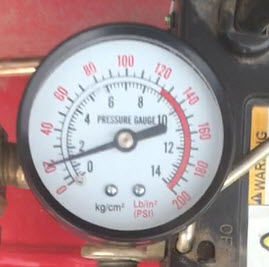
#> input picture images/meter1.jpg, 269 x 267 px, found by its file name; its folder holds only this picture in this run
$ python main.py 1.0 1.0 --src images/meter1.jpg
#> lines starting #> are read from the running program, lines starting #| are printed output that depends on the picture; after the words box and inside, x2 and y2 are one past the last pixel; in counts of white or black regions, pixels touching at a corner belong together
### analog_meter_reader/utils.py
from typing import Tuple

import numpy as np
import cv2


def get_average_of_circles(
        circles: np.ndarray,
        num_circles: int) -> Tuple[int, int, int]:
    '''ハフ変換で取得した円の中心座標と半径それぞれの平均値を返す関数

    Args:
        circles: ハフ変換で検出した円
        num_circles: 検出した円の数

    Returns:
        [円の中心x座標, 円の中心y座標, 円の半径]
    '''
    average_x = 0
    average_y = 0
    average_r = 0
    for i in range(num_circles):
        average_x = average_x + circles[0][i][0]
        average_y = average_y + circles[0][i][1]
        average_r = average_r + circles[0][i][2]
    average_x = int(average_x / num_circles)
    average_y = int(average_y / num_circles)
    average_r = int(average_r / num_circles)
    return average_x, average_y, average_r


def dist2pts(x1, y1, x2, y2):
    return np.sqrt((x2 - x1) ** 2 + (y2 - y1) ** 2)


def calc_rad(x, y):
    return np.arctan(np.divide(float(y), float(x)))


def img2gray(img: np.ndarray) -> np.ndarray:
    return cv2.cvtColor(img, cv2.COLOR_BGR2GRAY)

### analog_meter_reader/center/find_center.py
from typing import Tuple, Union
import numpy as np
import cv2

from analog_meter_reader.utils import get_average_of_circles


def get_circle_center_and_radius(
        gray: np.ndarray) -> Union[Tuple[int, int, int], None]:
    '''対象画像から、メータの中心座標と半径を取得する

    Args:
        img: 入力画像

    Returns:
        (メータの中心x座標, メータの中心y座標, メータの半径)
    '''
    height, _ = gray.shape[:2]
    circles: Union[None, np.ndarray] = cv2.HoughCircles(
        gray,
        cv2.HOUGH_GRADIENT,
        dp=1,
        minDist=20,
        circles=np.array([]),
        param1=100,
        param2=50,
        minRadius=int(height * 0.35),
        maxRadius=int(height * 0.5)
    )
    if circles is None:
        return None
    return get_average_of_circles(circles, circles.shape[1])

### analog_meter_reader/needle/angle.py
from typing import Tuple

import cv2
import numpy as np

from analog_meter_reader.utils import dist2pts, calc_rad

REFERENCE_START_ANGLE = 35
REFERENCE_END_ANGLE = 330


def get_needle_angle(
        x1: int,
        y1: int,
        x2: int,
        y2: int,
        center_x: int,
        center_y: int) -> float:
    '''真下を0度としたときの針の角度を返す

    Args:
        x1: 針の開始x座標
        y1: 針の開始y座標
        x2: 針の終了x座標
        y2: 針の終了y座標
        center_x: メータの中心x座標
        center_y: メータの中心y座標
    '''
    dist_pt_0 = dist2pts(center_x, center_y, x1, y1)
    dist_pt_1 = dist2pts(center_x, center_y, x2, y2)
    if (dist_pt_0 > dist_pt_1):
        x_for_angle = x1 - center_x
        y_for_angle = center_y - y1
    else:
        x_for_angle = x2 - center_x
        y_for_angle = center_y - y2

    rad = calc_rad(x_for_angle, y_for_angle)
    deg = np.rad2deg(rad)
    if x_for_angle > 0 and y_for_angle > 0:
        result = 270 - deg
    if x_for_angle < 0 and y_for_angle > 0:
        result = 90 - deg
    if x_for_angle < 0 and y_for_angle < 0:
        result = 90 - deg
    if x_for_angle > 0 and y_for_angle < 0:
        result = 270 - deg
    return float(result)


def get_needle_angle_range(
        gray: np.ndarray,
        center_x: int,
        center_y: int,
        r: int,
        interval: int = 36,
        separation: int = 10) -> Tuple[float, float]:
    # 必要な領域抽出
    def get_meter_region(img, vertices):
        mask = np.zeros_like(img)
        cv2.fillPoly(mask, vertices, 255)
        masked_img = cv2.bitwise_and(img, mask)
        return masked_img
    vertices = np.zeros((interval, 2))
    for i in range(interval):
        angle = separation * i * np.pi / 180
        for j in range(2):
            vertices[i][j] = center_x + 0.8 * r * np.cos(angle) if j % 2 == 0 \
                else center_y + 0.8 * r * np.sin(angle)
    # 輪郭抽出
    canny = cv2.Canny(gray, 200, 20)
    cropped_img = get_meter_region(canny, np.array([vertices], np.int32))
    contours, _ = cv2.findContours(
        cropped_img,
        cv2.RETR_EXTERNAL,
        cv2.CHAIN_APPROX_NONE
    )
    target_cnt_list = []
    for contour in contours:
        area = cv2.contourArea(contour)
        if area < 15:
            target_cnt_list.append(contour)
    # 角度の最小値と最大値取得
    min_angle = 90
    max_angle = 270
    for i in range(len(target_cnt_list)):
        cnt = target_cnt_list[i]
        cnt = cnt.reshape(len(cnt), 2)
        x1, y1 = np.mean(cnt, axis=0)
        x_len = x1 - center_x
        y_len = center_y - y1
        rad = calc_rad(abs(x_len), abs(y_len))
        deg = np.rad2deg(rad)
        if x_len < 0 and y_len < 0:
            start_angle = 90 - deg
            if start_angle > REFERENCE_START_ANGLE:
                if start_angle < min_angle:
                    min_angle = start_angle
        elif x_len > 0 and y_len < 0:
            end_angle = 270 + deg
            if end_angle < REFERENCE_END_ANGLE:
                if end_angle > max_angle:
                    max_angle = end_angle
    return float(min_angle), float(max_angle)


def angle2meter_value(
        needle_angle: float,
        min_angle,
        max_angle,
        min_value,
        max_value) -> float:
    value_range = max_value - min_value
    angle_range = max_angle - min_angle
    angle_ratio = (needle_angle - min_angle) / angle_range
    return float(angle_ratio * value_range + min_value)


# [53 lines left out: function plot_angle_into_img, not called in this run]

### analog_meter_reader/needle/find_needle.py
from typing import Tuple, Union

import cv2
import numpy as np

from analog_meter_reader.utils import dist2pts


def get_needle_cood(
        gray: np.ndarray,
        center_x: int,
        center_y: int,
        r: int) -> Union[Tuple[int, int, int, int], None]:
    '''ハフ変換により、針の直線座標を返す

    Args:
        gray: ハフ変換対象画像
        center_x: 中心x座標
        center_y: 中心y座標
        r: メータ半径

    Returns:
        * 針が見つかった場合:
            [開始x座標, 開始y座標, 終了x座標, 終了y座標]
        * 針が見つからなかった場合:
            None
    '''
    _, gray = cv2.threshold(gray, 175, 255, cv2.THRESH_BINARY_INV)
    lines = cv2.HoughLinesP(
        image=gray,
        rho=3,
        theta=np.pi / 180,
        threshold=100,
        minLineLength=10,
        maxLineGap=0
    )
    diff1_lower_bound = 0.15
    diff1_upper_bound = 0.5
    diff2_lower_bound = 0.5
    diff2_upper_bound = 1.0
    for i in range(len(lines)):
        for x1, y1, x2, y2 in lines[i]:
            diff1 = dist2pts(center_x, center_y, x1, y1)
            diff2 = dist2pts(center_x, center_y, x2, y2)
            if (diff1 > diff2):
                diff1, diff2 = diff2, diff1
            if (
                    (diff1 < diff1_upper_bound * r) and
                    (diff1 > diff1_lower_bound * r) and
                    (diff2 < diff2_upper_bound * r) and
                    (diff2 > diff2_lower_bound * r)
            ):
                return x1, y1, x2, y2
    return None

### main.py
import argparse
import os
import copy

import cv2
import numpy as np

from analog_meter_reader.center.find_center import (
    get_circle_center_and_radius
)
from analog_meter_reader.needle.find_needle import get_needle_cood
from analog_meter_reader.utils import img2gray
from analog_meter_reader.needle.angle import (
    get_needle_angle_range,
    get_needle_angle,
    angle2meter_value,
    plot_angle_into_img
)

MANUAL_DST_DIR = 'image_for_manual'


def get_arg():
    parser = argparse.ArgumentParser()
    parser.add_argument('min', type=float, help='メータの最小値')
    parser.add_argument('max', type=float, help='メータの最大値')
    parser.add_argument('--src', help='入力画像名', default='meter3.png')
    parser.add_argument('--unit', help='メータの単位', default='℃')
    parser.add_argument('--manual',
                        help='角度のレンジをマニュアルで設定するフラグ',
                        action='store_true')
    return parser.parse_args()


def main(src: np.ndarray, min_value: float, max_value: float, manual: bool):
#> called with src = './images/images/meter1.jpg', min_value = 1, max_value = 1, manual = False
    img = cv2.imread(src)
#> img is the input picture: shape (267, 269, 3); mean B, G, R 144.6, 142.7, 162.1
    gray = img2gray(img)
#> in img2gray, `return cv2.cvtColor(img, cv2.COLOR_BGR2GRAY)`:
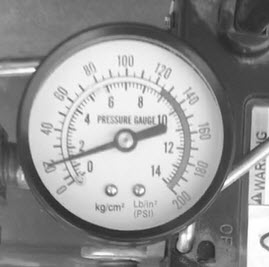
#> returned value: shape (267, 269); min 36, max 255, mean 148.7
    # メータの中心取得
    circle_info = get_circle_center_and_radius(gray)
#> in get_circle_center_and_radius, `circles: Union[None, np.ndarray] = cv2.HoughCircles( gray, cv2.HOUGH_G..`: circles = [[128.5, 128.5, 101.2], [119.5, 147.5, 108.2]]
#> the loop in get_average_of_circles, `for i in range(num_circles):` made 2 passes
#> (average_x, average_y, average_r) on passes 1 to 2: (128.5, 128.5, 101.2), (248, 276, 209.4)
#> after the loop in get_average_of_circles, `for i in range(num_circles):`: average_r = 209.4; average_x = 248; average_y = 276
#> in get_average_of_circles, `average_x = int(average_x / num_circles)`: average_x = 124
#> in get_average_of_circles, `average_y = int(average_y / num_circles)`: average_y = 138
#> in get_average_of_circles, `average_r = int(average_r / num_circles)`: average_r = 104
#> circle_info = (124, 138, 104)
    if circle_info is None:
        print('画像にメータが見つかりませんでした')
        exit(-1)
    center_x, center_y, r = circle_info
#> center_x = 124; center_y = 138; r = 104
    # メータの針の角度範囲取得
    separation = 10
    interval = int(360 / separation)
    if not manual:
        min_angle, max_angle = get_needle_angle_range(
            gray,
            center_x,
            center_y,
            r,
            interval,
            separation
        )
#> after the loop in get_needle_angle_range, `for i in range(interval):`: vertices = 36 pairs, first value 40.8 to 207.2, second value 54.8 to 221.2
#> in get_needle_angle_range, `canny = cv2.Canny(gray, 200, 20)`:
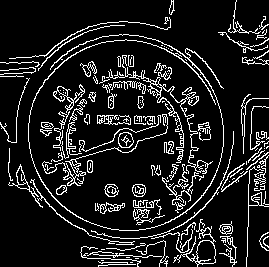
#> canny: shape (267, 269); 12.1% white in thin lines or dots
#> in get_meter_region, `cv2.fillPoly(mask, vertices, 255)`:
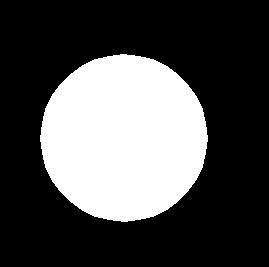
#> mask: shape (267, 269); 30.5% white; 1 white region, box (x1, y1, x2, y2) and area: (40, 54, 208, 222) 21896
#> in get_meter_region, `masked_img = cv2.bitwise_and(img, mask)`:
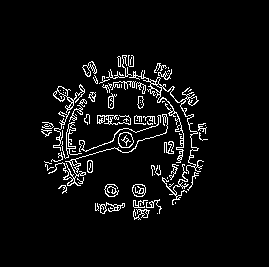
#> masked_img: shape (267, 269); 5.2% white in thin lines or dots, all inside (x1, y1, x2, y2) = (41, 55, 208, 220)
#> in get_needle_angle_range, `contours, _ = cv2.findContours( cropped_img, cv2.RETR_EXTERNAL, cv2.CH..`: contours = 74 contours, 50 with area under 20; largest, box (x1, y1, x2, y2) and area: (129, 70, 204, 174) 338, (53, 84, 85, 113) 208, (118, 132, 134, 148) 187, (48, 114, 168, 186) 150, (132, 184, 146, 197) 134
#> the loop in get_needle_angle_range, `for contour in contours:` made 74 passes
#> area on passes 2, 7, 8, 9, 11, 19, 20, 23, 27, 30, 35, 41: 46.5, 82, 24.5, 22, 134, 40.5, 26.5, 58, 45, 187, 90, 20
#> after the loop in get_needle_angle_range, `for contour in contours:`: target_cnt_list = 47 contours, all with area under 20
#> the loop in get_needle_angle_range, `for i in range(len(target_cnt_list)):` made 47 passes
#> (cnt, x1, y1, x_len, y_len, rad, deg, end_angle) on pass 5: ([[175, 202], [175, 203]], 175, 202.5, 51, -64.5, 0.902, 51.67, 321.7)
#> (cnt, x1, y1, x_len, y_len, rad, deg, end_angle) on passes 3, 8: ([[140, 203], [140, 204], [140, 205], [140, 204]], 140, 204, 16, -66, 1.33, 76.37, 346.4), ([[167, 177], [167, 178]], 167, 177.5, 43, -39.5, 0.743, 42.57, 312.6)
#> after the loop in get_needle_angle_range, `for i in range(len(target_cnt_list)):`: max_angle = 321.7; min_angle = 45.46
#> min_angle = 45.46; max_angle = 321.7
    else:
        dst = os.path.join(
            MANUAL_DST_DIR,
            os.path.basename(src)
        )
        plot_angle_into_img(
            copy.deepcopy(img),
            center_x,
            center_y,
            r,
            dst
        )
        print(f'{dst} の画像を参考に角度の最小値と最大値を入力してください')
        min_angle = float(input('角度最小値:'))
        max_angle = float(input('角度最大値:'))
    x1, y1, x2, y2 = get_needle_cood(gray, center_x, center_y, r)
#> in get_needle_cood, `_, gray = cv2.threshold(gray, 175, 255, cv2.THRESH_BINARY_INV)`:
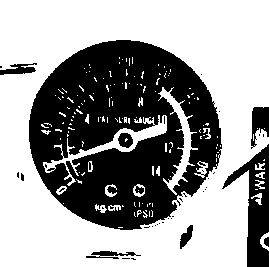
#> gray: shape (267, 269); 61.2% white; 40 black regions (31 under 20 px), largest, box (x1, y1, x2, y2) and area: (29, 40, 222, 230) 24190, (222, 144, 269, 267) 2293, (251, 107, 269, 149) 463
#> in get_needle_cood, `lines = cv2.HoughLinesP( image=gray, rho=3, theta=np.pi / 180, thresho..`: lines = 516 rows, first 6: [18, 266, 21, 74], [222, 266, 230, 184], [0, 44, 268, 6], [0, 55, 268, 7], [198, 266, 268, 20], [0, 26, 268, 3]
#> x1 = 47; y1 = 164; x2 = 104; y2 = 145
    angle = get_needle_angle(
        x1,
        y1,
        x2,
        y2,
        center_x,
        center_y
    )
#> in get_needle_angle, `dist_pt_0 = dist2pts(center_x, center_y, x1, y1)`: dist_pt_0 = 81.27
#> in get_needle_angle, `dist_pt_1 = dist2pts(center_x, center_y, x2, y2)`: dist_pt_1 = 21.19
#> in get_needle_angle, `x_for_angle = x1 - center_x`: x_for_angle = -77
#> in get_needle_angle, `y_for_angle = center_y - y1`: y_for_angle = -26
#> in get_needle_angle, `rad = calc_rad(x_for_angle, y_for_angle)`: rad = 0.326
#> in get_needle_angle, `deg = np.rad2deg(rad)`: deg = 18.66
#> in get_needle_angle, `result = 90 - deg`: result = 71.34
#> angle = 71.34
    result = angle2meter_value(
        angle,
        min_angle,
        max_angle,
        min_value,
        max_value
    )
#> in angle2meter_value, `angle_range = max_angle - min_angle`: angle_range = 276.2
#> in angle2meter_value, `angle_ratio = (needle_angle - min_angle) / angle_range`: angle_ratio = 0.0937
#> result = 1
    return result


if __name__ == '__main__':
    arg = get_arg()
    src = f'./images/{arg.src}'
    if not os.path.exists(src):
        print('ファイルが存在しません')
        exit(-1)
    result = main(
        src,
        min_value=arg.min,
        max_value=arg.max,
        manual=arg.manual
    )
#> result = 1
    print(f'{result} {arg.unit}')
#| 1.0 ℃

$ run again, on images/meter2.jpg
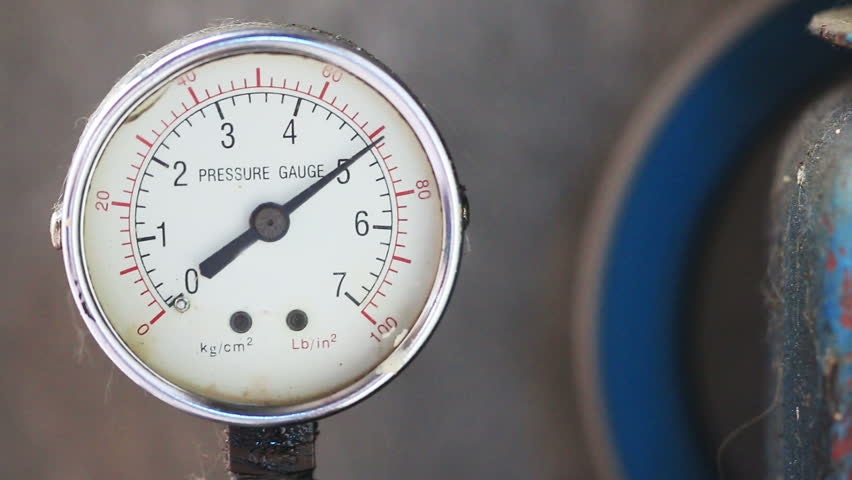
#> input picture images/meter2.jpg, 852 x 480 px, found by its file name
#> in main, img is the input picture: shape (480, 852, 3); mean B, G, R 120.1, 116.9, 116.6
#> circles = 17 rows, first 8: [266.5, 227.5, 193.9], [248.5, 237.5, 184], [274.5, 247.5, 195.7], [254.5, 209.5, 187.7], [228.5, 224.5, 170.1], [284.5, 218.5, 174.4], [262.5, 264.5, 170.1], [237.5, 255.5, 170.1]
#> the loop in get_average_of_circles, `for i in range(num_circles):` made 17 passes
#> (average_x, average_y, average_r) on passes 1 to 8: (266.5, 227.5, 193.9), (515, 465, 377.9), (789.5, 712.5, 573.6), (1044, 922, 761.3), (1272.5, 1146.5, 931.4), (1557, 1365, 1105.8), (1819.5, 1629.5, 1275.9), (2057, 1885, 1446)
#> after the loop in get_average_of_circles, `for i in range(num_circles):`: average_r = 3098.8; average_x = 4450.5; average_y = 3884.5
#> in get_average_of_circles, `average_x = int(average_x / num_circles)`: average_x = 261
#> in get_average_of_circles, `average_y = int(average_y / num_circles)`: average_y = 228
#> in get_average_of_circles, `average_r = int(average_r / num_circles)`: average_r = 182
#> circle_info = (261, 228, 182)
#> center_x = 261; center_y = 228; r = 182
#> after the loop in get_needle_angle_range, `for i in range(interval):`: vertices = 36 pairs, first value 115.4 to 406.6, second value 82.4 to 373.6
#> in get_needle_angle_range, `canny = cv2.Canny(gray, 200, 20)`:
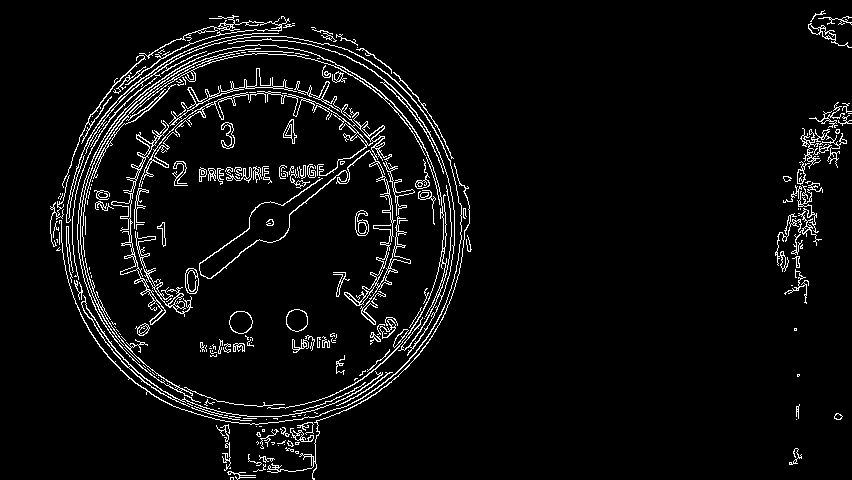
#> canny: shape (480, 852); 5.1% white in thin lines or dots
#> mask: shape (480, 852); 16.3% white; 1 white region, box (x1, y1, x2, y2) and area: (115, 82, 407, 374) 66636
#> masked_img: shape (480, 852); 1.6% white in thin lines or dots, all inside (x1, y1, x2, y2) = (117, 82, 407, 357)
#> contours = 83 contours, 55 with area under 20; largest, box (x1, y1, x2, y2) and area: (199, 142, 407, 323) 773, (257, 91, 377, 176) 434, (117, 120, 169, 325) 406, (229, 311, 253, 334) 404, (135, 231, 193, 317) 393
#> the loop in get_needle_angle_range, `for contour in contours:` made 83 passes
#> area on passes 9, 14, 20, 25, 26, 29, 30, 31: 49, 59.5, 30.5, 404.5, 378, 40, 281.5, 393
#> after the loop in get_needle_angle_range, `for contour in contours:`: target_cnt_list = 51 contours, all with area under 20
#> the loop in get_needle_angle_range, `for i in range(len(target_cnt_list)):` made 51 passes
#> (cnt, x1, y1, x_len, y_len, rad, deg, end_angle) on pass 11: ([[333, 340], [334, 340], [335, 340], [334, 340]], 334, 340, 73, -112, 0.993, 56.9, 326.9)
#> after the loop in get_needle_angle_range, `for i in range(len(target_cnt_list)):`: max_angle = 327.7; min_angle = 50.98
#> in main, `min_angle, max_angle = get_needle_angle_range( gray, center_x, center_..`: max_angle = 327.7
#> in get_needle_cood, `_, gray = cv2.threshold(gray, 175, 255, cv2.THRESH_BINARY_INV)`:
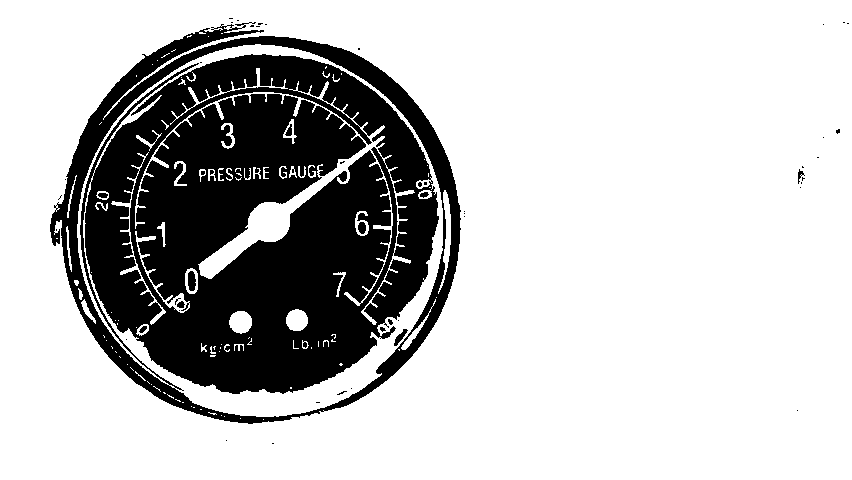
#> gray: shape (480, 852); 75.3% white; 52 black regions (41 under 20 px), largest, box (x1, y1, x2, y2) and area: (50, 22, 461, 424) 100105, (188, 271, 196, 291) 132, (394, 329, 408, 346) 90
#> lines = 2811 rows, first 6: [289, 37, 851, 96], [0, 15, 851, 15], [0, 29, 202, 29], [0, 442, 206, 417], [0, 477, 851, 477], [0, 465, 851, 435]
#> in main, `x1, y1, x2, y2 = get_needle_cood(gray, center_x, center_y, r)`: x1 = 311; y1 = 186; x2 = 378; y2 = 142
#> dist_pt_0 = 65.3
#> dist_pt_1 = 145.2
#> x_for_angle = 117
#> y_for_angle = 86
#> in get_needle_angle, `rad = calc_rad(x_for_angle, y_for_angle)`: rad = 0.634
#> in get_needle_angle, `deg = np.rad2deg(rad)`: deg = 36.32
#> in get_needle_angle, `result = 270 - deg`: result = 233.7
#> angle_range = 276.8
#> angle_ratio = 0.66
#> in main, `result = angle2meter_value( angle, min_angle, max_angle, min_value, ma..`: result = 1
#| 1.0 ℃
